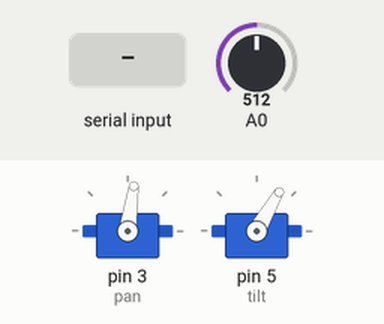
Simulated run of this sketch. Board: Arduino Uno, built with avr-gcc and run on an emulated ATmega328P. On the bench: 2 × servo. The test bench sets the inputs (shaded band); at power-on: A0 = 512. What the sketch prints to the serial monitor is not drawn.

Above: at 1.2 s.
1.3 s: "SCAN1\n" received over Serial
At 1.52 s:
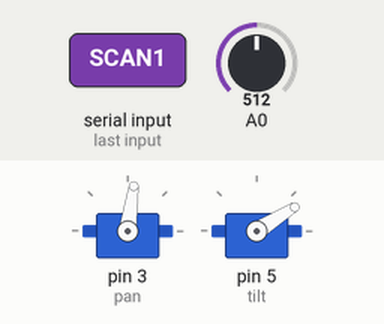
At 2.43 s:
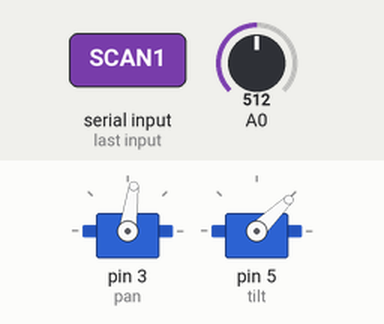
4.3 s: "SCAN2\n" received over Serial
At 6.2 s:
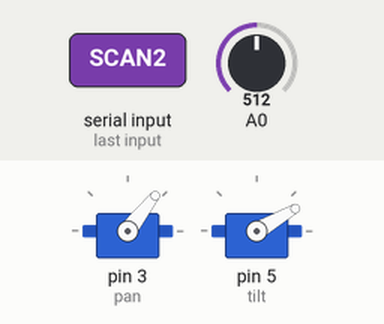
Timing chart, 0 to 24.3 s (numbered marks = the images above; inputs shaded):
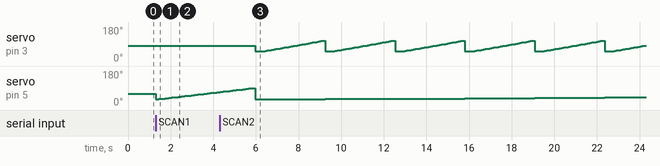

Measured:
- after the input at 1.3 s, servo on pin 5 (tilt): 60° → 30° at once, → 32° 0.15 s later, → 34° 0.15 s later, → 36° 0.15 s later, … (20 changes in this stretch)

The sketch:

PanTiltFirmware.ino
```cpp
// Firmware for a rudimentary 3D scanner using a pan/tilt mechanism
// Olin College of Engineering PIE Miniproject 2

#include <Servo.h>

const int SENSOR = 0;         // IR distance sensor on A0
Servo pan;                    // create servo object for pan
Servo tilt;                   // create servo object for tilt

const int LEVEL_PAN = 82;     // pan degree when straight
const int LEVEL_TILT = 60;    // tilt degree when flat

// set scanning resolution
const int TILT_INTERVAL1 = 2; // Scan 1 resolution (degrees), MUST be evenly divisible by max-min tilt degrees
const int TILT_INTERVAL2 = 2; // degrees down between each pan row, MUST be evenly divisible by max-min tilt degrees
const int PAN_INTERVAL = 2;   // frequency of data scans per pan (degrees), MUST be evenly divisible by max-min pan degrees

// breadth of scan sweep relative to resting positions
const int MAX_TILT_DEG = LEVEL_TILT +30;  // maximum tilt position (degree)
const int MIN_TILT_DEG = LEVEL_TILT -30;  // minimum tilt position (degree)
const int MAN_PAN_DEG = LEVEL_PAN +30;    // maximum pan position (degree)
const int MIN_PAN_DEG = LEVEL_PAN -30;    // minimum pan position (degree)

// Define the enumerated types for state machine
enum states
{
  LISTENING,
  SCAN1,
  SCAN2
};
states state;

// function prototypes for organization
void readSerialBuffer();
void sendData();
void scan1();
void scan2();

// setup function to initialize hardware and software
void setup()
{
  // start the serial port with fast baud rate (115200 bits per sec)
  Serial.begin(115200);

  // attach servos to pins
  pan.attach(3);  // Servo on D3
  tilt.attach(5); // Servo on D5

  // set servos to resting position
  pan.write(LEVEL_PAN);
  tilt.write(LEVEL_TILT);

  // wait for signal
  state = LISTENING;
}

// main loop
void loop()
{
  switch (state)
  {
  case LISTENING: // wait for signal over serial
    readSerialBuffer();
    break;
  case SCAN1: // scan with tilt only
    scan1();
    break;
  case SCAN2: // scan with pan and tilt
    scan2();
    break;
  }
}

void scan1() // use only tilt servo
{
  for (int tilt_deg = MIN_TILT_DEG; tilt_deg <= MAX_TILT_DEG; tilt_deg += TILT_INTERVAL1)
  {
    tilt.write(tilt_deg);
    delay(150);
    sendData();
    Serial.print(",");
  }
  // scan complete, return to listening
  Serial.println();
  state = LISTENING;
}

void scan2() // uses both pan and tilt servos
{
  for (int tilt_deg = MIN_TILT_DEG; tilt_deg <= MAX_TILT_DEG; tilt_deg += TILT_INTERVAL2)
  {
    // tilt after each full pan
    tilt.write(tilt_deg);
    // big delay between pan cycles
    pan.write(MIN_PAN_DEG);
    delay(250);
    for (int pan_deg = MIN_PAN_DEG; pan_deg < MAN_PAN_DEG; pan_deg += PAN_INTERVAL)
    {
      // small delay between scans and small servo movement
      delay(100);
      // pan and scan
      pan.write(pan_deg); // pan a bit
      // send data over serial
      sendData();
      Serial.print(",");
    }
  }
  // scan complete, return to listening
  Serial.println();
  state = LISTENING;
}

void readSerialBuffer()
{
  while (Serial.available() == 0)
  {
    // wait for data available in serial receive buffer
  }
  String command = Serial.readStringUntil('\n'); // read until timeout
  command.trim();  // remove white space or \n
  if (command.equals("SCAN1"))
  {
    // start scanning mode 1 in next loop
    state = SCAN1;
  }
  else if (command.equals("SCAN2"))
  {
    // start scanning mode 2 in next loop
    state = SCAN2;
  }
  else if (command.equals("CALIBRATE"))
  {
    // set servos to default position
    tilt.write(LEVEL_TILT);
    pan.write(LEVEL_PAN);

    // send data over serial
    sendData();
    Serial.println();
  }
}

uint16_t readIR()
{
  // helper function to read IR sensor
  uint16_t v1, v2, v3;
  v1 = analogRead(0);
  v2 = analogRead(0);
  v3 = analogRead(0);
  // take the lowest of three samples to filter out spikes
  return min(min(v1, v2), v3);
}

void sendData() // NOTE: sends chunks of data at a time
{
  // get current position of servos in degrees
  int pan_deg = pan.read();
  int tilt_deg = tilt.read();

  // get voltage of IR sensor
  uint16_t sensor = readIR();

  // write to serial to send back to python script
  Serial.print("(");
  Serial.print(pan_deg);
  Serial.print(",");
  Serial.print(tilt_deg);
  Serial.print(",");
  Serial.print(sensor);
  Serial.print(")");
}
```
